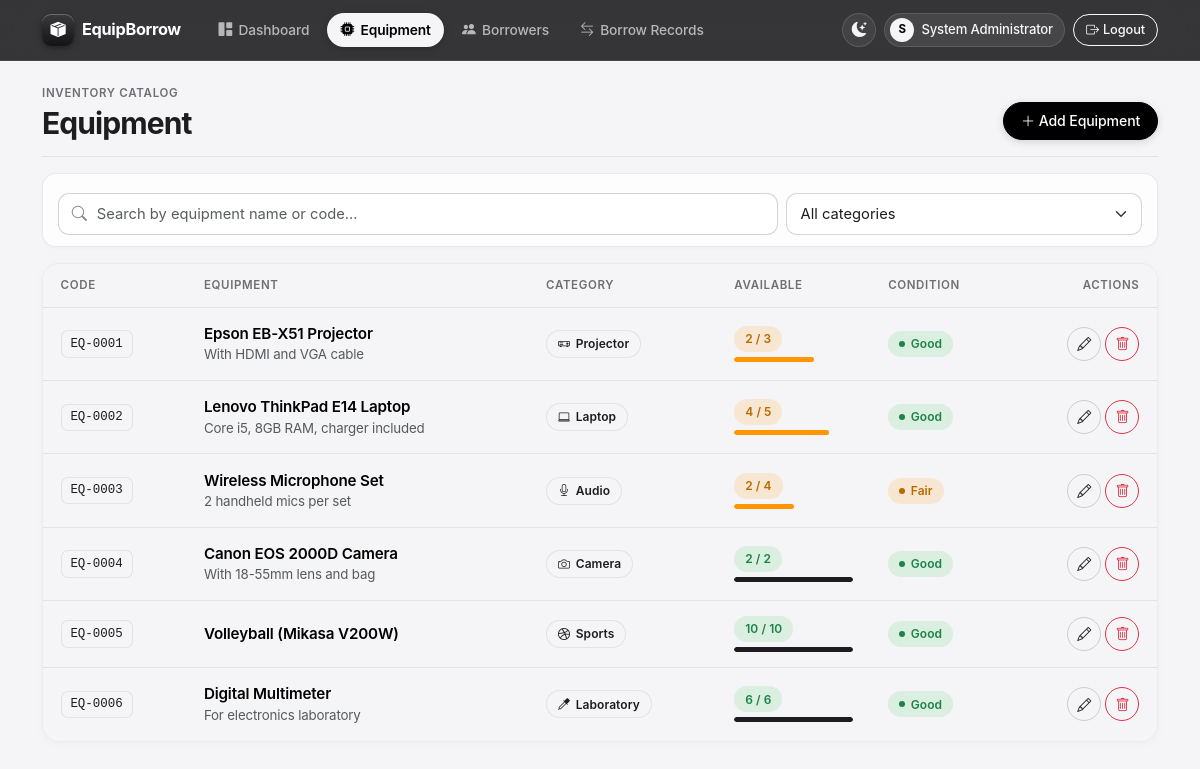
Page /equipment.php (signed in) on the committed database.
### tables this page shows
CREATE TABLE equipment (
    equipment_id       INT UNSIGNED  NOT NULL AUTO_INCREMENT,
    equipment_code     VARCHAR(20)   NOT NULL,                  
    name               VARCHAR(100)  NOT NULL,
    category           ENUM('Laptop','Projector','Audio','Camera','Sports','Laboratory','Others')
                                     NOT NULL DEFAULT 'Others',
    quantity_total     INT UNSIGNED  NOT NULL DEFAULT 1,        
    quantity_available INT UNSIGNED  NOT NULL DEFAULT 1,        
    item_condition     ENUM('Good','Fair','Damaged','Lost','Retired','Disposed') NOT NULL DEFAULT 'Good',
    description        TEXT          NULL,
    created_at         TIMESTAMP     NOT NULL DEFAULT CURRENT_TIMESTAMP,
    updated_at         TIMESTAMP     NOT NULL DEFAULT CURRENT_TIMESTAMP ON UPDATE CURRENT_TIMESTAMP,
    PRIMARY KEY (equipment_id),
    UNIQUE KEY uq_equipment_code (equipment_code)
);

### equipment.php (the view, shortened to what this page needs)
<?php
require_once 'includes/auth.php';
$q        = trim($_GET['q'] ?? '');
$sql    = 'SELECT * FROM equipment WHERE 1';
$sql .= ' ORDER BY equipment_code';
$stmt = $conn->prepare($sql);
$stmt->execute();
$items = $stmt->get_result();
require 'includes/header.php';
?>
<div class="page-header">
    <div>
        <div class="page-eyebrow">Inventory Catalog</div>
        <h1 class="page-title">Equipment</h1>
    </div>
    <a href="equipment_form.php" class="btn btn-primary">
        <i class="bi bi-plus-lg"></i> Add Equipment
    </a>
</div>
<form class="filter-bar row g-2 align-items-center mx-0" method="get">
    <div class="col-md-8">
        <div class="input-icon-wrap">
            <input type="search" name="q" class="form-control" onsearch="this.form.submit()"
                   placeholder="Search by equipment name or code..." value="<?= e($q) ?>">
        </div>
    </div>
    <div class="col-md-4">
        <select name="category" class="form-select" aria-label="Filter by category" onchange="this.form.submit()">
            <option value="">All categories</option>
        </select>
    </div>
</form>
<div class="table-card">
    <div class="table-responsive">
        <table class="table table-hover align-middle">
            <thead>
                <tr>
                    <th>Code</th>
                    <th>Equipment</th>
                    <th>Category</th>
                    <th>Available</th>
                    <th>Condition</th>
                    <th class="text-end">Actions</th>
                </tr>
            </thead>
            <tbody>
            <?php while ($row = $items->fetch_assoc()):
                $avail = (int)$row['quantity_available'];
                $total = max(1, (int)$row['quantity_total']);
                $pct   = (int)round(($avail / $total) * 100);
                $pill  = $avail === 0 ? 'pill-rose' : ($avail < $total ? 'pill-amber' : 'pill-emerald');
                $bar   = $avail === 0 ? '#FF3B30' : ($avail < $total ? '#FF9500' : '#1D1D1F');
            ?>
                <tr>
                    <td><span class="code-chip"><?= e($row['equipment_code']) ?></span></td>
                    <td>
                        <div class="fw-semibold"><?= e($row['name']) ?></div>
                        <?php if ($row['description']): ?>
                            <div class="small text-muted"><?= e($row['description']) ?></div>
                        <?php endif; ?>
                    </td>
                    <td><?= category_pill($row['category']) ?></td>
                    <td class="stock-cell">
                        <span class="status-pill <?= $pill ?>"><?= $avail ?> / <?= (int)$row['quantity_total'] ?></span>
                        <div class="stock-bar">
                            <div class="stock-bar-fill" style="width: <?= $pct ?>%; background: <?= $bar ?>"></div>
                        </div>
                    </td>
                    <td><?= condition_badge($row['item_condition']) ?></td>
                    <td class="text-end text-nowrap">
                        <a href="equipment_form.php?id=<?= (int)$row['equipment_id'] ?>"
                           class="btn btn-action btn-outline-secondary" title="Edit" aria-label="Edit equipment">
                            <i class="bi bi-pencil"></i>
                        </a>
                        <form action="equipment_delete.php" method="post" class="d-inline"
                              onsubmit="return confirm('Delete this equipment? This cannot be undone.');">
                            <button class="btn btn-action btn-outline-danger" title="Delete" aria-label="Delete equipment">
                                <i class="bi bi-trash"></i>
                            </button>
                        </form>
                    </td>
                </tr>
            <?php endwhile; ?>
            </tbody>
        </table>
    </div>
</div>
<?php require 'includes/footer.php'; ?>

### includes/functions.php (shortened to what this page needs)
<?php
function e($value): string
{
    return htmlspecialchars((string) $value, ENT_QUOTES, 'UTF-8');
}
function condition_badge(?string $condition): string
{
    $map = [
        'Good'     => 'pill-emerald',
        'Fair'     => 'pill-amber',
        'Damaged'  => 'pill-rose',
        'Lost'     => 'pill-rose',
        'Retired'  => 'pill-slate',
        'Disposed' => 'pill-slate',
    ];
    $cls = $map[$condition] ?? 'pill-slate';
    return '<span class="status-pill ' . $cls . '"><span class="dot"></span>' . e($condition) . '</span>';
}
function category_pill(string $category): string
{
    $icons = [
        'Laptop'     => 'bi-laptop',
        'Projector'  => 'bi-projector',
        'Audio'      => 'bi-mic',
        'Camera'     => 'bi-camera',
        'Sports'     => 'bi-dribbble',
        'Laboratory' => 'bi-eyedropper',
        'Others'     => 'bi-box-seam',
    ];
    $icon = $icons[$category] ?? 'bi-box-seam';
    return '<span class="status-pill pill-slate"><i class="bi ' . $icon . '"></i>' . e($category) . '</span>';
}

### rows in the picture
equipment: equipment_code "EQ-0001", name "Epson EB-X51 Projector", description "With HDMI and VGA cable", category "Projector", quantity_available "2", quantity_total "3", item_condition "Good"
equipment: equipment_code "EQ-0002", name "Lenovo ThinkPad E14 Laptop", description "Core i5, 8GB RAM, charger included", category "Laptop", quantity_available "4", quantity_total "5", item_condition "Good"
equipment: equipment_code "EQ-0003", name "Wireless Microphone Set", description "2 handheld mics per set", category "Audio", quantity_available "2", quantity_total "4", item_condition "Fair"
equipment: equipment_code "EQ-0004", name "Canon EOS 2000D Camera", description "With 18-55mm lens and bag", category "Camera", quantity_available "2", quantity_total "2", item_condition "Good"
equipment: equipment_code "EQ-0005", name "Volleyball (Mikasa V200W)", category "Sports", quantity_available "10", quantity_total "10", item_condition "Good"
equipment: equipment_code "EQ-0006", name "Digital Multimeter", description "For electronics laboratory", category "Laboratory", quantity_available "6", quantity_total "6", item_condition "Good"

### other values in the picture
$initial "S"
$adminName "System Administrator"
